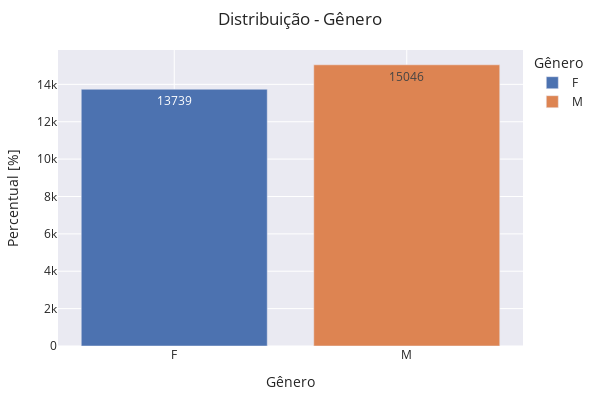

The code cell stored with this chart in its notebook:
### Code cell
#plota as quantidades
genero = studentInfo[['id_student', 'gender']].drop_duplicates().groupby('gender').\
    agg({'id_student':'count'}).reset_index().\
    rename(columns={"gender": "Genero", 'id_student': 'Qtde'})

genero['Percentual'] = genero.apply(lambda x: round(100 * (x['Qtde'] / genero['Qtde'].sum()),2), axis=1)
    
fig = px.bar(genero, x='Genero', y='Qtde', \
    text='Qtde', color='Genero',  hover_data=['Qtde'],\
        template="seaborn")

fig.update_layout(
    margin=dict(l=20, r=50, t=50, b=20),
    title = 'Distribuição - Gênero',
    xaxis_title="Gênero",
    yaxis_title="Percentual [%]",
    legend_title="Gênero",
    width=600, 
    height=400,
    uniformtext_minsize=10, 
    uniformtext_mode='hide',
)
fig.show()

### Figure 1 — Plotly figure (JSON) as saved in the notebook; plotly's stock layout.template omitted (floating-point values rounded to 4 significant figures)
{"data": [{"alignmentgroup": "True", "hovertemplate": "Genero=%{x}<br>Qtde=%{text}<extra></extra>", "legendgroup": "F", "marker": {"color": "rgb(76,114,176)", "pattern": {"shape": ""}}, "name": "F", "offsetgroup": "F", "orientation": "v", "showlegend": true, "text": [13739], "textposition": "auto", "type": "bar", "x": ["F"], "xaxis": "x", "y": [13739], "yaxis": "y"}, {"alignmentgroup": "True", "hovertemplate": "Genero=%{x}<br>Qtde=%{text}<extra></extra>", "legendgroup": "M", "marker": {"color": "rgb(221,132,82)", "pattern": {"shape": ""}}, "name": "M", "offsetgroup": "M", "orientation": "v", "showlegend": true, "text": [15046], "textposition": "auto", "type": "bar", "x": ["M"], "xaxis": "x", "y": [15046], "yaxis": "y"}], "layout": {"barmode": "relative", "height": 400, "legend": {"title": {"text": "Gênero"}, "tracegroupgap": 0}, "margin": {"b": 20, "l": 20, "r": 50, "t": 50}, "title": {"text": "Distribuição - Gênero"}, "uniformtext": {"minsize": 10, "mode": "hide"}, "width": 600, "xaxis": {"anchor": "y", "categoryarray": ["F", "M"], "categoryorder": "array", "domain": [0, 1], "title": {"text": "Gênero"}}, "yaxis": {"anchor": "x", "domain": [0, 1], "title": {"text": "Percentual [%]"}}}}
